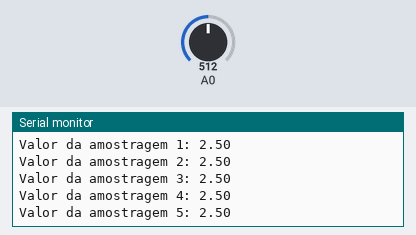
Bench run of a sketch on a simulated Arduino Uno, built with avr-gcc and run on an emulated ATmega328P. Parts: the last lines printed to the serial monitor. The test bench sets the inputs (shaded band); at power-on: A0 = 512.

Above: at 1.2 s.
1.3 s: A0 set to 422
At 1.36 s:
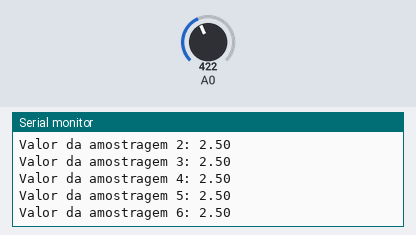
2.8 s: A0 set to 400
At 3.0 s:
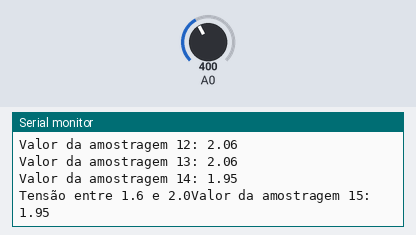
4.5 s: A0 set to 304
At 4.61 s:
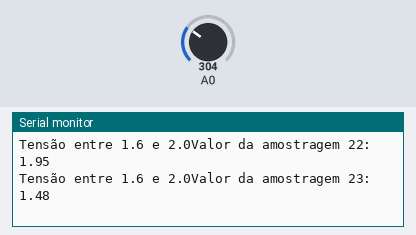
7.5 s: A0 set to 270
At 7.71 s:
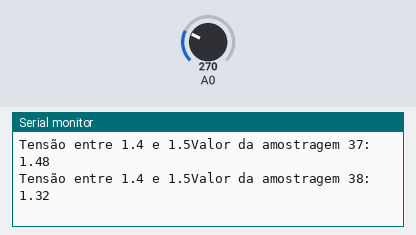
Timing chart, 0 to 10.0 s (numbered marks = the images above; inputs shaded):
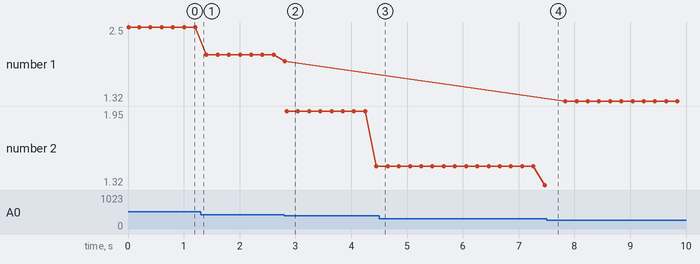

Measured:
- the behaviour switches between 410 and 409 on A0 (found by bisection; images 1 and 2)
- after the input at 2.8 s, the serial monitor: prints a new line at once (image 2)
- plotted number 1: 2.5 → 2.06 after the input at 1.3 s, 2.06 → 1.95 after the input at 2.8 s, 1.95 → 1.32 after the input at 7.5 s
- plotted number 2: 1.48 → 1.32 after the input at 4.5 s

The sketch:

teste_sensor_tensao_estrututa_decisao.ino
```cpp
#define R1 220000.0
#define R2 10000.0
#define SAMPLES 5
float acum  = 0;
int analog0 = 0;
int loops   = 0;
float v1    = 0;

void calc(){
  analog0 = analogRead(0);
  v1 = (5.0 * analog0)/1024.0;
  Serial.print("Valor da amostragem ");
  Serial.print(loops);
  Serial.print(": ");
  Serial.println(v1);

  if (v1 < 1){
    return;
  }
  acum += v1/(R2/(R2+R1));

  loops++;

  if(v1 >= 0.5 && v1 <= 1.0){

    Serial.print("Tensão entre 0.5 e 1.0");
  }

  if(v1 >= 1.1 && v1 <= 1.3){

    Serial.print("Tensão entre 1.1 e 1.3");
  }


 if(v1 >= 1.4 && v1 <= 1.5){

    Serial.print("Tensão entre 1.4 e 1.5");
  }

  if(v1 >= 1.6 && v1 <= 2.0){

    Serial.print("Tensão entre 1.6 e 2.0");
  }

  delay(200);
}
void setup() {
  pinMode(0,INPUT);
  Serial.begin(9600);
  Serial.println("Iniciando");
}

void loop() {
  calc();

}
```
